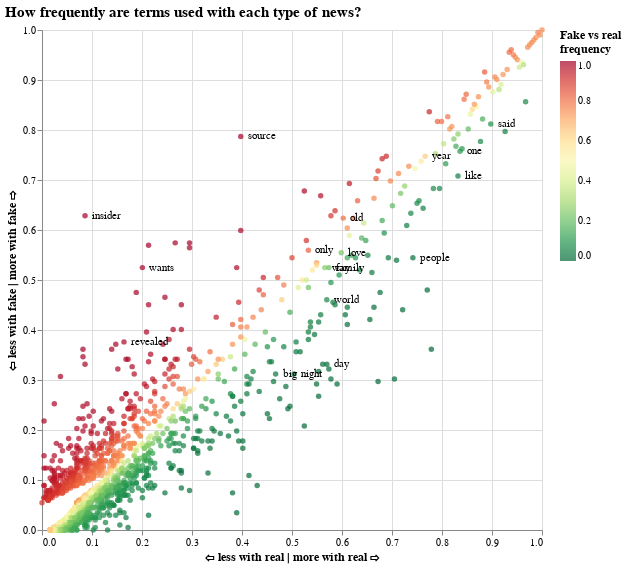

This figure's notebook cell:
### Markdown cell above
### **Scattertext**

### Code cell
# Form a complete list of terms from the Empath categories used above
termList = []
for eaCateg in featCategs:
  termList.extend(lexicon.cats[eaCateg][:10])
# Add terms from feature weights above
moreTerms = ['said', 'source', 'insider', 'year', 'night', 'day', 'revealed',
             'like', 'people', 'world', 'old', 'way', 'wants', 'like']
termList.extend(moreTerms)
# Convert to a set to remove possible duplicates
termList = set(termList)


# Read in the data again to get the original labels
scatterDF = pd.read_csv(inFile, index_col=0)

scatterDF = scatterDF.assign(
    parse=lambda scatterDF: scatterDF.Text.apply(st.whitespace_nlp_with_sentences)
)

corpus = st.CorpusFromParsedDocuments(
    scatterDF, category_col='Label', parsed_col='parse'
).build().get_unigram_corpus().compact(st.AssociationCompactor(2000))

# Generate the scatter plot data
scatterData = st.produce_scattertext_explorer(
    corpus,
    category='fake', category_name='Fake', not_category_name='Real',
    minimum_term_frequency=0, pmi_threshold_coefficient=0,
    return_data=True,
    transform=st.Scalers.dense_rank
)
# Put it into a dataframe, filter out labels
# for terms not in termList
scatterPlotDF = pd.DataFrame(scatterData['data'])
scatterPlotDF['plotTerm'] = scatterPlotDF['term'].apply(lambda x: x if x in termList else ' ')
# Also filter out labels for terms too close
# to the origin and so not legible
scatterPlotDF['plotTerm'] = scatterPlotDF[['ox','oy', 'plotTerm']] \
                                .apply(lambda x: x['plotTerm'] if (x['oy']>0.25) else ' ', axis=1)

scatterPlot = alt.Chart(scatterPlotDF).mark_circle().encode(
    x = alt.X('x:Q', title='\u21e6 less with real | more with real \u21e8', axis=alt.Axis(tickMinStep=0.1)),
    y = alt.Y('y:Q', title='\u21e6 less with fake | more with fake \u21e8', axis=alt.Axis(tickMinStep=0.1)),
    color = alt.Color('s', scale=alt.Scale(scheme='redyellowgreen', reverse=True),
                      legend=alt.Legend(title=["Fake vs real", "frequency"])),
).properties(
    width = 500,
    height = 500
)

text = alt.Chart(scatterPlotDF).mark_text(
    align='left',
    baseline='middle',
    dx=7,
    color='black'
).encode(
    x = alt.X('x:Q'),
    y = alt.Y('y:Q'),
    text='plotTerm'
).properties(
    title = 'How frequently are terms used with each type of news?',
    width = 500,
    height = 500
)

(scatterPlot + text).configure_axis(
    labelFontSize=10,
    titleFontSize=12
).configure_title(
    fontSize=15,
    anchor='start'
).configure_legend(
    titleFontSize=12
)

### Figure 1 — Vega-Lite specification as saved in the notebook (floating-point values rounded to 4 significant figures; data arrays with more than 128 entries replaced by an {"elided": "..."} marker saying what was removed)
{"config": {"view": {"continuousWidth": 400, "continuousHeight": 300}, "axis": {"labelFontSize": 10, "titleFontSize": 12}, "legend": {"titleFontSize": 12}, "title": {"anchor": "start", "fontSize": 15}}, "layer": [{"mark": "circle", "encoding": {"color": {"field": "s", "legend": {"title": ["Fake vs real", "frequency"]}, "scale": {"reverse": true, "scheme": "redyellowgreen"}, "type": "quantitative"}, "x": {"axis": {"tickMinStep": 0.1}, "field": "x", "title": "⇦ less with real | more with real ⇨", "type": "quantitative"}, "y": {"axis": {"tickMinStep": 0.1}, "field": "y", "title": "⇦ less with fake | more with fake ⇨", "type": "quantitative"}}, "height": 500, "width": 500}, {"mark": {"type": "text", "align": "left", "baseline": "middle", "color": "black", "dx": 7}, "encoding": {"text": {"field": "plotTerm", "type": "nominal"}, "x": {"field": "x", "type": "quantitative"}, "y": {"field": "y", "type": "quantitative"}}, "height": 500, "title": "How frequently are terms used with each type of news?", "width": 500}], "data": {"name": "data-e1aa21d3a0b4d7386c11c4aa1aa0f365"}, "$schema": "https://vega.github.io/schema/vega-lite/v4.17.0.json", "datasets": {"data-e1aa21d3a0b4d7386c11c4aa1aa0f365": {"elided": "1997 records"}}}
